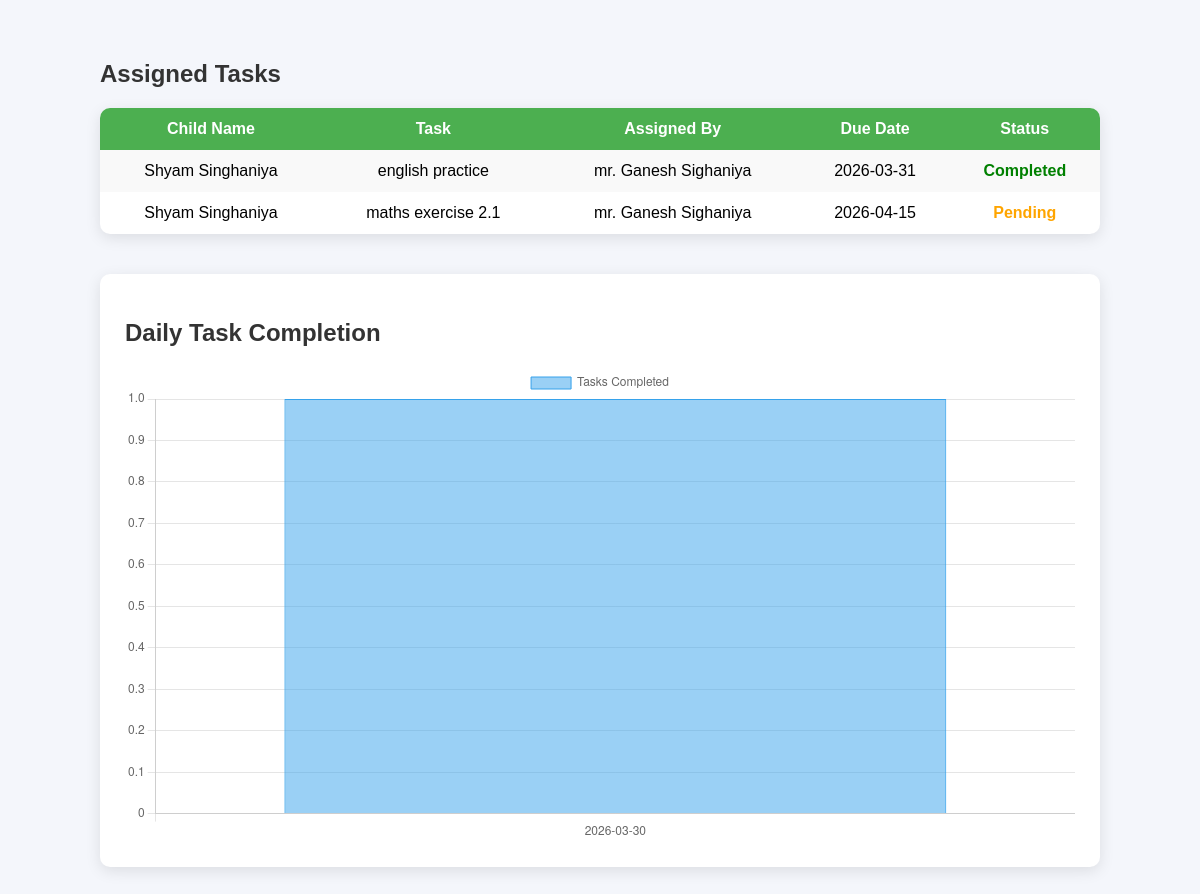
The app's page /view_tasks, older data.
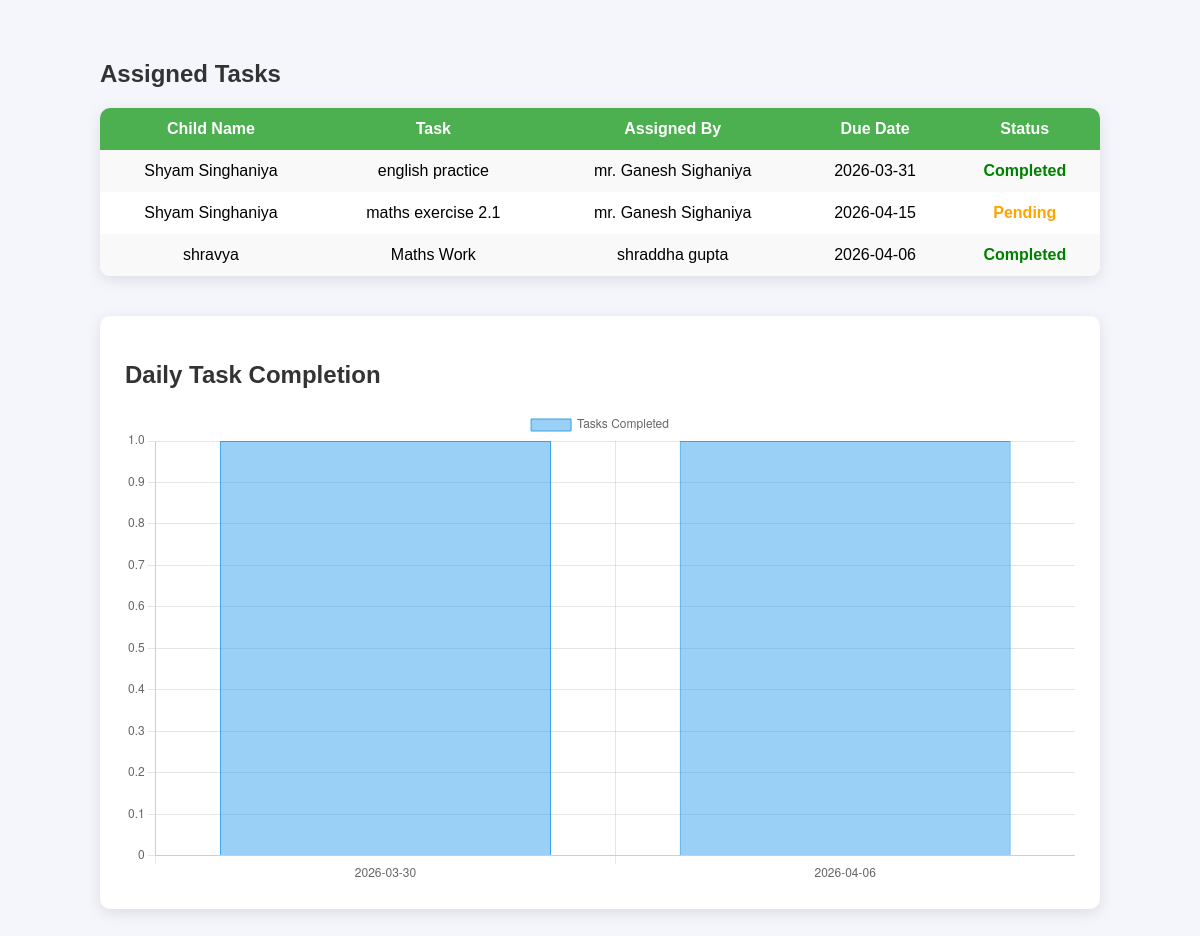
The same page, newer data.
### tables this page shows
CREATE TABLE child_task_status(
    id INTEGER PRIMARY KEY AUTOINCREMENT,
    task_id INTEGER,
    child_id INTEGER,
    completed INTEGER DEFAULT 0,
    proof_image TEXT,
    completed_time TIMESTAMP DEFAULT CURRENT_TIMESTAMP
);

CREATE TABLE child (
        child_id INTEGER PRIMARY KEY AUTOINCREMENT,
        user_id INTEGER,
        parent_id INTEGER,
        name TEXT,
        class_name TEXT,
        student_type TEXT,
        FOREIGN KEY (parent_id) REFERENCES parent(parent_id),
        FOREIGN KEY (user_id) REFERENCES users(id)
    );

CREATE TABLE tasks(
    id INTEGER PRIMARY KEY AUTOINCREMENT,
    child_id INTEGER,
    task_name TEXT,
    assigned_by TEXT,
    due_date TEXT
);

### app.py (the view)
@app.route("/view_tasks")
def view_tasks():
    conn = get_db_connection()
    tasks = conn.execute("""
    SELECT t.task_name, t.assigned_by, t.due_date,
           c.name as child_name,
           s.completed
    FROM tasks t
    JOIN child c ON t.child_id = c.child_id
    LEFT JOIN child_task_status s ON t.id = s.task_id
    """).fetchall()
    progress = conn.execute("""
    SELECT DATE(completed_time) as day,
           COUNT(*) as total
    FROM child_task_status
    WHERE completed = 1
    GROUP BY day
    """).fetchall()
    conn.close()
    days = [row["day"] for row in progress]
    counts = [row["total"] for row in progress]
    return render_template(
        "view_task.html",
        tasks=tasks,
        days=days,
        counts=counts
    )

### app.py (called while the page is built)
def get_db_connection():
    conn = sqlite3.connect("database.db")
    conn.row_factory = sqlite3.Row
    return conn

### templates/view_task.html (shortened to what this page needs)
<!DOCTYPE html>
<html>
<head>
</head>
<body>
<div class="container">
<h2>Assigned Tasks</h2>
<table>
<tr>
<th>Child Name</th>
<th>Task</th>
<th>Assigned By</th>
<th>Due Date</th>
<th>Status</th>
</tr>
{% for task in tasks %}
<tr>
<td>{{ task.child_name }}</td>
<td>{{ task.task_name }}</td>
<td>{{ task.assigned_by }}</td>
<td>{{ task.due_date }}</td>
<td>
{% if task.completed %}
<span class="completed">Completed</span>
{% else %}
<span class="pending">Pending</span>
{% endif %}
</td>
</tr>
{% endfor %}
</table>
<div class="chart-container">
<h2>Daily Task Completion</h2>
<canvas id="progressChart"></canvas>
</div>
</div>
<script>
const ctx = document.getElementById('progressChart');
new Chart(ctx, {
type: 'bar',
data: {
labels: {{ days|safe }},
datasets: [{
label: 'Tasks Completed',
data: {{ counts|safe }},
borderWidth: 1
}]
},
options: {
scales: {
y: {
beginAtZero: true
}
}
}
});
</script>
</body>
</html>

### templates/view_task.html (style rules this page uses)
body { font-family:Arial, Helvetica, sans-serif; background:#f4f6fb; margin:0; padding:40px; }
h2 { margin-bottom:20px; color:#333; }
.container { max-width:1000px; margin:auto; }
table { width:100%; border-collapse:collapse; background:white; border-radius:10px; overflow:hidden; box-shadow:0 4px 15px rgba(0,0,0,0.1); }
th, td { padding:12px; text-align:center; }
th { background:#4CAF50; color:white; }
tr:nth-child(even) { background:#f9f9f9; }
.completed { color:green; font-weight:bold; }
.pending { color:orange; font-weight:bold; }
.chart-container { margin-top:40px; background:white; padding:25px; border-radius:10px; box-shadow:0 4px 15px rgba(0,0,0,0.1); }

Row changes from the older to the newer data that the page shows:
added child_task_status: child_name "shravya", task_name "Maths Work", assigned_by "shraddha gupta", due_date "2026-04-06", completed "Completed"
Text that changed along with them:
chart data {{ days|safe }}: ['2026-03-30'] → ['2026-03-30', '2026-04-06']
chart data {{ counts|safe }}: [1] → [1, 1]
